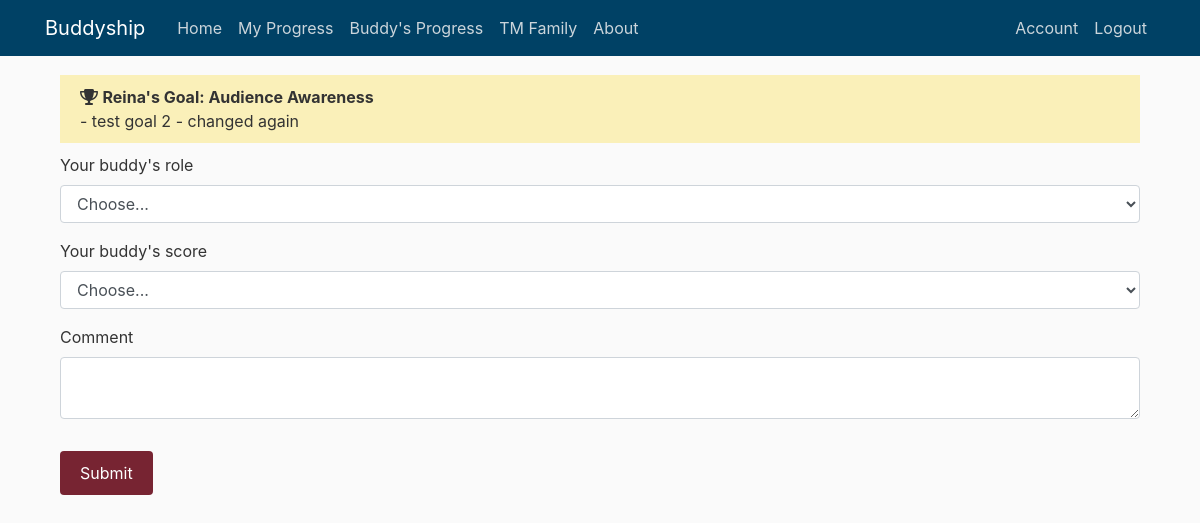
Before: /home (signed in) with the older database file.
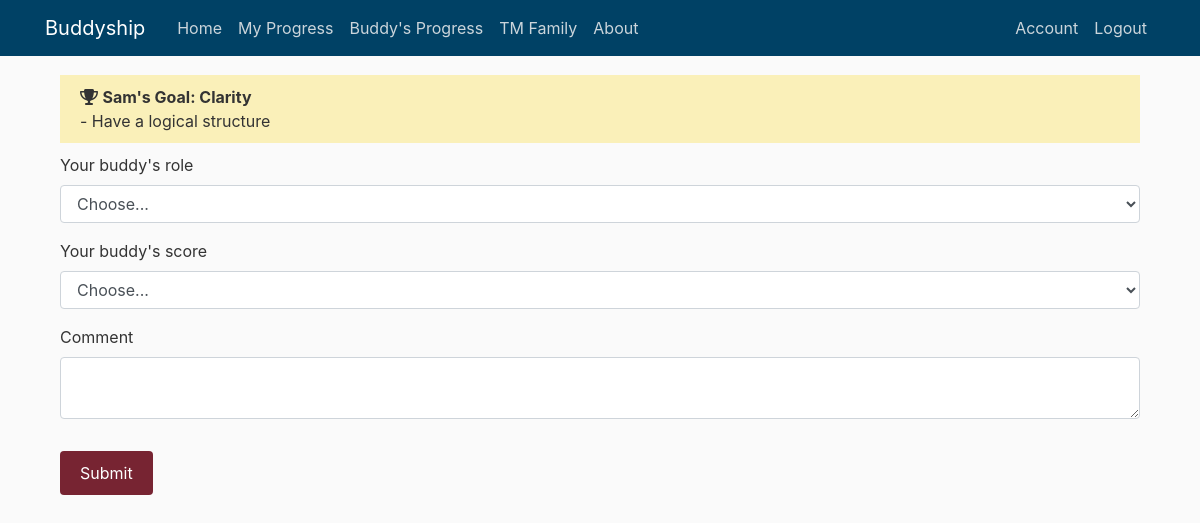
After: the same page with the newer database file.
### buddyship/models.py (models this page shows, shortened)
class User(db.Model, UserMixin):
    id = db.Column(db.Integer, primary_key=True)
    if_admin = db.Column(db.Boolean, nullable=False)
    active = db.Column(db.Boolean(), nullable=False)
    first_name = db.Column(db.String(20), unique=True, nullable=False)
    email = db.Column(db.String(120), unique=True, nullable=False)
    password = db.Column(db.String(60), nullable=False)
    current_buddy = db.Column(db.String(150))
    current_general_goal = db.Column(db.String(150))
    current_specific_goal = db.Column(db.String(150))
    current_reward = db.Column(db.String(150))
    confirmed_at = db.Column(db.Date, nullable=False)
    buddies = db.relationship('Buddy', backref='owner', lazy=True)
    goals = db.relationship('Goal', backref='owner', lazy=True)
    record_progresses = db.relationship('Progress', backref='giver', lazy=True)

### buddyship/main/routes.py (the view)
@main.route("/", methods=['GET', 'POST'])
@main.route("/home", methods=['GET', 'POST'])
@login_required
def home():
    if current_user.current_buddy == None:
        flash('Please set up your buddy and your goal first. ', 'danger')
        return redirect(url_for('users.set_up'))
    else:
        set_buddy = Buddy.query.filter_by(
            user_id=current_user.id, end_date=None).first()
        if set_buddy:
            if set_buddy.buddy_name != current_user.current_buddy:
                set_buddy.buddy_name = current_user.current_buddy.strip().lower().title()
                db.session.commit()
            else:
                pass
        else:
            add_buddy = Buddy(buddy_name=current_user.current_buddy.strip().lower().title(),
                              user_id=current_user.id)
            db.session.add(add_buddy)
            db.session.commit()
        buddy_account = User.query.filter_by(
            first_name=current_user.current_buddy).first()
        if buddy_account == None:
            flash('Your buddy hasn\'t have an account yet', 'danger')
            return redirect(url_for('main.stop'))
        else:
            form = HomeForm()
            if buddy_account.current_general_goal == None:
                flash('Your buddy hasn\'t set their goal yet', 'danger')
                return redirect(url_for('main.stop'))
            elif buddy_account.current_buddy != current_user.first_name:
                flash('Your buddy hasn\'t updated their buddy yet', 'danger')
                return redirect(url_for('main.stop'))
            else:
                if form.validate_on_submit():
                    user_buddy = Buddy.query.filter_by(
                        buddy_name=current_user.current_buddy, user_id=current_user.id, end_date=None).first()
                    progress = Progress(buddy_role=form.buddy_role.data, buddy_score=form.buddy_score.data,
                                        buddy_comment=form.buddy_comment.data, buddy_goal=buddy_account.current_general_goal
                                        + ' - ' + buddy_account.current_specific_goal,
                                        user_id=current_user.id, buddy_id=user_buddy.id)
                    db.session.add(progress)
                    db.session.commit()
                    flash('Your buddy\'s progress is added!', 'success')
                    return redirect(url_for('progresses.buddy_progress'))
    return render_template("home.html", form=form, user=current_user, buddy_account=buddy_account)

### buddyship/models.py (called while the page is built)
@login_manager.user_loader
def load_user(user_id):
    return User.query.get(int(user_id))

### buddyship/templates/home.html (shortened to what this page needs)
{% extends "layout.html" %}
{% block content %}
<div class="content-section">
  <div class="subtitle-section"><i class="fa fa-trophy" aria-hidden="true"></i> <b>{{ user.current_buddy }}'s Goal: {{
      buddy_account.current_general_goal }}</b>
    <br>- {{ buddy_account.current_specific_goal }}
  </div>
  <form method="POST" action="" enctype="multipart/form-data">
    <fieldset class="form-group">
      <div class="form-group">
        {{ form.buddy_role.label(class="form-control-label") }}
        {% if form.buddy_role.errors %}
        <select class="form-control is-invalid" id="buddy_role" , name="buddy_role">
          {% for option in form.buddy_role %}
          {% if loop.first %}
          <option value="" disabled selected>Choose...</option>
          {% endif %}
          {% if loop.index == 3 %}
          <option value="" disabled>----------------------------</option>
          {% endif %}
          {{ option }}
          {% endfor %}
        </select>
        <div class="invalid-feedback">
          {% for error in form.buddy_role.errors %}
          <span>{{ error }}</span>
          {% endfor %}
        </div>
        {% else %}
        <select class="form-control" id="buddy_role" , name="buddy_role">
          {% for option in form.buddy_role %}
          {% if loop.first %}
          <option value="" disabled selected>Choose...</option>
          {% endif %}
          {% endfor %}
        </select>
        {% endif %}
      </div>
      <div class="form-group">
        {{ form.buddy_score.label(class="form-control-label") }}
        {% if form.buddy_score.errors %}
        <select class="form-control is-invalid" id="buddy_score" , name="buddy_score">
          {% for option in form.buddy_score %}
          {% if loop.first %}
          <option value="" disabled selected>Choose...</option>
          {% endif %}
          {{ option }}
          {% endfor %}
        </select>
        <div class="invalid-feedback">
          {% for error in form.buddy_score.errors %}
          <span>{{ error }}</span>
          {% endfor %}
        </div>
        {% else %}
        <select class="form-control" id="buddy_score" , name="buddy_score">
          {% for option in form.buddy_score %}
          {% if loop.first %}
          <option value="" disabled selected>Choose...</option>
          {% endif %}
          {% endfor %}
        </select>
        {% endif %}
      </div>
      <div class="form-group">
        {{ form.buddy_comment.label(class="form-control-label") }}
        {% if form.buddy_comment.errors %}
        {{ form.buddy_comment(class="form-control is-invalid") }}
        <div class="invalid-feedback">
          {% for error in form.buddy_comment.errors %}
          <span>{{ error }}</span>
          {% endfor %}
        </div>
        {% else %}
        {{ form.buddy_comment(class="form-control") }}
        {% endif %}
      </div>
    </fieldset>
    <div class="form-group">
      {{ form.submit(class="btn success") }}
    </div>
  </form>
</div>
{% endblock content %}

Changed rows visible on the page:
removed User: current_general_goal "Audience Awareness", current_specific_goal "test goal 2 - changed again"
changed User: current_buddy "Reina" → "Sam"
now on this page (row edited): User: current_general_goal "Clarity", current_specific_goal "Have a logical structure"
